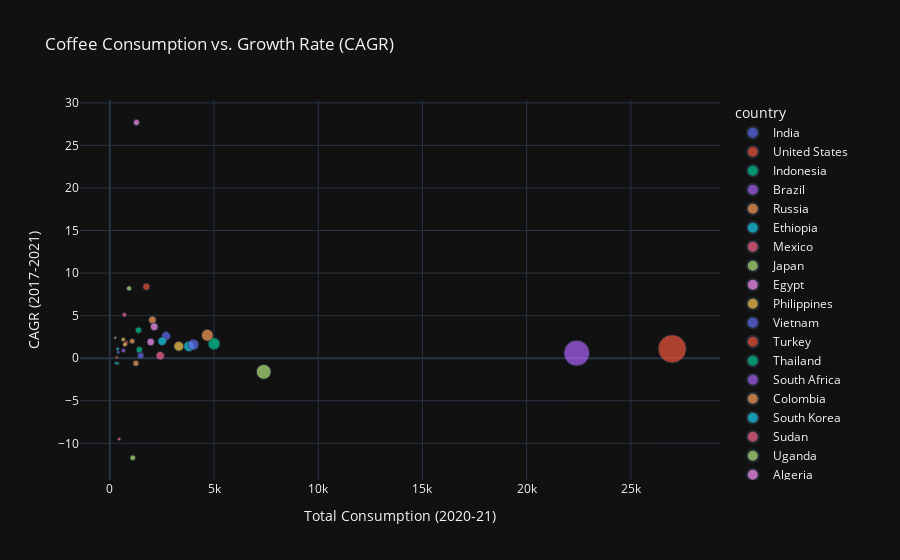

Write notebook code for a chart like this one.
### Code cell
import plotly.express as px

# Scatter plot for CAGR vs. total consumption
fig = px.scatter(
    coffee_data,
    x='coffeeConsumptionByCountry_totCons_202021',
    y='coffeeConsumption_CAGR201718202021',
    color='country',
    size='coffeeConsumptionByCountry_totCons_202021',
    hover_name='country',
    title='Coffee Consumption vs. Growth Rate (CAGR)',
    labels={'coffeeConsumptionByCountry_totCons_202021': 'Total Consumption (2020-21)', 'coffeeConsumption_CAGR201718202021': 'CAGR (2017-2021)'},
    template='plotly_dark'
)
fig.show()

### Figure 1 — Plotly figure (JSON) as saved in the notebook; plotly's stock layout.template omitted (floating-point values rounded to 4 significant figures)
{"data": [{"hovertemplate": "<b>%{hovertext}</b><br><br>country=India<br>Total Consumption (2020-21)=%{marker.size}<br>CAGR (2017-2021)=%{y}<extra></extra>", "hovertext": ["India"], "legendgroup": "India", "marker": {"color": "#636efa", "size": [1485], "sizemode": "area", "sizeref": 67.45, "symbol": "circle"}, "mode": "markers", "name": "India", "orientation": "v", "showlegend": true, "type": "scatter", "x": [1485], "xaxis": "x", "y": [0.3], "yaxis": "y"}, {"hovertemplate": "<b>%{hovertext}</b><br><br>country=United States<br>Total Consumption (2020-21)=%{marker.size}<br>CAGR (2017-2021)=%{y}<extra></extra>", "hovertext": ["United States"], "legendgroup": "United States", "marker": {"color": "#EF553B", "size": [26982], "sizemode": "area", "sizeref": 67.45, "symbol": "circle"}, "mode": "markers", "name": "United States", "orientation": "v", "showlegend": true, "type": "scatter", "x": [26982], "xaxis": "x", "y": [1.1], "yaxis": "y"}, {"hovertemplate": "<b>%{hovertext}</b><br><br>country=Indonesia<br>Total Consumption (2020-21)=%{marker.size}<br>CAGR (2017-2021)=%{y}<extra></extra>", "hovertext": ["Indonesia"], "legendgroup": "Indonesia", "marker": {"color": "#00cc96", "size": [5000], "sizemode": "area", "sizeref": 67.45, "symbol": "circle"}, "mode": "markers", "name": "Indonesia", "orientation": "v", "showlegend": true, "type": "scatter", "x": [5000], "xaxis": "x", "y": [1.7], "yaxis": "y"}, {"hovertemplate": "<b>%{hovertext}</b><br><br>country=Brazil<br>Total Consumption (2020-21)=%{marker.size}<br>CAGR (2017-2021)=%{y}<extra></extra>", "hovertext": ["Brazil"], "legendgroup": "Brazil", "marker": {"color": "#ab63fa", "size": [22400], "sizemode": "area", "sizeref": 67.45, "symbol": "circle"}, "mode": "markers", "name": "Brazil", "orientation": "v", "showlegend": true, "type": "scatter", "x": [22400], "xaxis": "x", "y": [0.6], "yaxis": "y"}, {"hovertemplate": "<b>%{hovertext}</b><br><br>country=Russia<br>Total Consumption (2020-21)=%{marker.size}<br>CAGR (2017-2021)=%{y}<extra></extra>", "hovertext": ["Russia"], "legendgroup": "Russia", "marker": {"color": "#FFA15A", "size": [4681], "sizemode": "area", "sizeref": 67.45, "symbol": "circle"}, "mode": "markers", "name": "Russia", "orientation": "v", "showlegend": true, "type": "scatter", "x": [4681], "xaxis": "x", "y": [2.7], "yaxis": "y"}, {"hovertemplate": "<b>%{hovertext}</b><br><br>country=Ethiopia<br>Total Consumption (2020-21)=%{marker.size}<br>CAGR (2017-2021)=%{y}<extra></extra>", "hovertext": ["Ethiopia"], "legendgroup": "Ethiopia", "marker": {"color": "#19d3f3", "size": [3798], "sizemode": "area", "sizeref": 67.45, "symbol": "circle"}, "mode": "markers", "name": "Ethiopia", "orientation": "v", "showlegend": true, "type": "scatter", "x": [3798], "xaxis": "x", "y": [1.4], "yaxis": "y"}, {"hovertemplate": "<b>%{hovertext}</b><br><br>country=Mexico<br>Total Consumption (2020-21)=%{marker.size}<br>CAGR (2017-2021)=%{y}<extra></extra>", "hovertext": ["Mexico"], "legendgroup": "Mexico", "marker": {"color": "#FF6692", "size": [2420], "sizemode": "area", "sizeref": 67.45, "symbol": "circle"}, "mode": "markers", "name": "Mexico", "orientation": "v", "showlegend": true, "type": "scatter", "x": [2420], "xaxis": "x", "y": [0.3], "yaxis": "y"}, {"hovertemplate": "<b>%{hovertext}</b><br><br>country=Japan<br>Total Consumption (2020-21)=%{marker.size}<br>CAGR (2017-2021)=%{y}<extra></extra>", "hovertext": ["Japan"], "legendgroup": "Japan", "marker": {"color": "#B6E880", "size": [7386], "sizemode": "area", "sizeref": 67.45, "symbol": "circle"}, "mode": "markers", "name": "Japan", "orientation": "v", "showlegend": true, "type": "scatter", "x": [7386], "xaxis": "x", "y": [-1.6], "yaxis": "y"}, {"hovertemplate": "<b>%{hovertext}</b><br><br>country=Egypt<br>Total Consumption (2020-21)=%{marker.size}<br>CAGR (2017-2021)=%{y}<extra></extra>", "hovertext": ["Egypt"], "legendgroup": "Egypt", "marker": {"color": "#FF97FF", "size": [1279], "sizemode": "area", "sizeref": 67.45, "symbol": "circle"}, "mode": "markers", "name": "Egypt", "orientation": "v", "showlegend": true, "type": "scatter", "x": [1279], "xaxis": "x", "y": [27.7], "yaxis": "y"}, {"hovertemplate": "<b>%{hovertext}</b><br><br>country=Philippines<br>Total Consumption (2020-21)=%{marker.size}<br>CAGR (2017-2021)=%{y}<extra></extra>", "hovertext": ["Philippines"], "legendgroup": "Philippines", "marker": {"color": "#FECB52", "size": [3312], "sizemode": "area", "sizeref": 67.45, "symbol": "circle"}, "mode": "markers", "name": "Philippines", "orientation": "v", "showlegend": true, "type": "scatter", "x": [3312], "xaxis": "x", "y": [1.4], "yaxis": "y"}, {"hovertemplate": "<b>%{hovertext}</b><br><br>country=Vietnam<br>Total Consumption (2020-21)=%{marker.size}<br>CAGR (2017-2021)=%{y}<extra></extra>", "hovertext": ["Vietnam"], "legendgroup": "Vietnam", "marker": {"color": "#636efa", "size": [2700], "sizemode": "area", "sizeref": 67.45, "symbol": "circle"}, "mode": "markers", "name": "Vietnam", "orientation": "v", "showlegend": true, "type": "scatter", "x": [2700], "xaxis": "x", "y": [2.6], "yaxis": "y"}, {"hovertemplate": "<b>%{hovertext}</b><br><br>country=Turkey<br>Total Consumption (2020-21)=%{marker.size}<br>CAGR (2017-2021)=%{y}<extra></extra>", "hovertext": ["Turkey"], "legendgroup": "Turkey", "marker": {"color": "#EF553B", "size": [1754], "sizemode": "area", "sizeref": 67.45, "symbol": "circle"}, "mode": "markers", "name": "Turkey", "orientation": "v", "showlegend": true, "type": "scatter", "x": [1754], "xaxis": "x", "y": [8.4], "yaxis": "y"}, {"hovertemplate": "<b>%{hovertext}</b><br><br>country=Thailand<br>Total Consumption (2020-21)=%{marker.size}<br>CAGR (2017-2021)=%{y}<extra></extra>", "hovertext": ["Thailand"], "legendgroup": "Thailand", "marker": {"color": "#00cc96", "size": [1415], "sizemode": "area", "sizeref": 67.45, "symbol": "circle"}, "mode": "markers", "name": "Thailand", "orientation": "v", "showlegend": true, "type": "scatter", "x": [1415], "xaxis": "x", "y": [1], "yaxis": "y"}, {"hovertemplate": "<b>%{hovertext}</b><br><br>country=South Africa<br>Total Consumption (2020-21)=%{marker.size}<br>CAGR (2017-2021)=%{y}<extra></extra>", "hovertext": ["South Africa"], "legendgroup": "South Africa", "marker": {"color": "#ab63fa", "size": [655], "sizemode": "area", "sizeref": 67.45, "symbol": "circle"}, "mode": "markers", "name": "South Africa", "orientation": "v", "showlegend": true, "type": "scatter", "x": [655], "xaxis": "x", "y": [0.9], "yaxis": "y"}, {"hovertemplate": "<b>%{hovertext}</b><br><br>country=Colombia<br>Total Consumption (2020-21)=%{marker.size}<br>CAGR (2017-2021)=%{y}<extra></extra>", "hovertext": ["Colombia"], "legendgroup": "Colombia", "marker": {"color": "#FFA15A", "size": [2045], "sizemode": "area", "sizeref": 67.45, "symbol": "circle"}, "mode": "markers", "name": "Colombia", "orientation": "v", "showlegend": true, "type": "scatter", "x": [2045], "xaxis": "x", "y": [4.5], "yaxis": "y"}, {"hovertemplate": "<b>%{hovertext}</b><br><br>country=South Korea<br>Total Consumption (2020-21)=%{marker.size}<br>CAGR (2017-2021)=%{y}<extra></extra>", "hovertext": ["South Korea"], "legendgroup": "South Korea", "marker": {"color": "#19d3f3", "size": [2513], "sizemode": "area", "sizeref": 67.45, "symbol": "circle"}, "mode": "markers", "name": "South Korea", "orientation": "v", "showlegend": true, "type": "scatter", "x": [2513], "xaxis": "x", "y": [2], "yaxis": "y"}, {"hovertemplate": "<b>%{hovertext}</b><br><br>country=Sudan<br>Total Consumption (2020-21)=%{marker.size}<br>CAGR (2017-2021)=%{y}<extra></extra>", "hovertext": ["Sudan"], "legendgroup": "Sudan", "marker": {"color": "#FF6692", "size": [702], "sizemode": "area", "sizeref": 67.45, "symbol": "circle"}, "mode": "markers", "name": "Sudan", "orientation": "v", "showlegend": true, "type": "scatter", "x": [702], "xaxis": "x", "y": [5.1], "yaxis": "y"}, {"hovertemplate": "<b>%{hovertext}</b><br><br>country=Uganda<br>Total Consumption (2020-21)=%{marker.size}<br>CAGR (2017-2021)=%{y}<extra></extra>", "hovertext": ["Uganda"], "legendgroup": "Uganda", "marker": {"color": "#B6E880", "size": [263], "sizemode": "area", "sizeref": 67.45, "symbol": "circle"}, "mode": "markers", "name": "Uganda", "orientation": "v", "showlegend": true, "type": "scatter", "x": [263], "xaxis": "x", "y": [2.4], "yaxis": "y"}, {"hovertemplate": "<b>%{hovertext}</b><br><br>country=Algeria<br>Total Consumption (2020-21)=%{marker.size}<br>CAGR (2017-2021)=%{y}<extra></extra>", "hovertext": ["Algeria"], "legendgroup": "Algeria", "marker": {"color": "#FF97FF", "size": [2131], "sizemode": "area", "sizeref": 67.45, "symbol": "circle"}, "mode": "markers", "name": "Algeria", "orientation": "v", "showlegend": true, "type": "scatter", "x": [2131], "xaxis": "x", "y": [3.7], "yaxis": "y"}, {"hovertemplate": "<b>%{hovertext}</b><br><br>country=Argentina<br>Total Consumption (2020-21)=%{marker.size}<br>CAGR (2017-2021)=%{y}<extra></extra>", "hovertext": ["Argentina"], "legendgroup": "Argentina", "marker": {"color": "#FECB52", "size": [644], "sizemode": "area", "sizeref": 67.45, "symbol": "circle"}, "mode": "markers", "name": "Argentina", "orientation": "v", "showlegend": true, "type": "scatter", "x": [644], "xaxis": "x", "y": [2.2], "yaxis": "y"}, {"hovertemplate": "<b>%{hovertext}</b><br><br>country=Canada<br>Total Consumption (2020-21)=%{marker.size}<br>CAGR (2017-2021)=%{y}<extra></extra>", "hovertext": ["Canada"], "legendgroup": "Canada", "marker": {"color": "#636efa", "size": [4011], "sizemode": "area", "sizeref": 67.45, "symbol": "circle"}, "mode": "markers", "name": "Canada", "orientation": "v", "showlegend": true, "type": "scatter", "x": [4011], "xaxis": "x", "y": [1.6], "yaxis": "y"}, {"hovertemplate": "<b>%{hovertext}</b><br><br>country=Morocco<br>Total Consumption (2020-21)=%{marker.size}<br>CAGR (2017-2021)=%{y}<extra></extra>", "hovertext": ["Morocco"], "legendgroup": "Morocco", "marker": {"color": "#EF553B", "size": [780], "sizemode": "area", "sizeref": 67.45, "symbol": "circle"}, "mode": "markers", "name": "Morocco", "orientation": "v", "showlegend": true, "type": "scatter", "x": [780], "xaxis": "x", "y": [1.8], "yaxis": "y"}, {"hovertemplate": "<b>%{hovertext}</b><br><br>country=Ukraine<br>Total Consumption (2020-21)=%{marker.size}<br>CAGR (2017-2021)=%{y}<extra></extra>", "hovertext": ["Ukraine"], "legendgroup": "Ukraine", "marker": {"color": "#00cc96", "size": [1379], "sizemode": "area", "sizeref": 67.45, "symbol": "circle"}, "mode": "markers", "name": "Ukraine", "orientation": "v", "showlegend": true, "type": "scatter", "x": [1379], "xaxis": "x", "y": [3.3], "yaxis": "y"}, {"hovertemplate": "<b>%{hovertext}</b><br><br>country=Peru<br>Total Consumption (2020-21)=%{marker.size}<br>CAGR (2017-2021)=%{y}<extra></extra>", "hovertext": ["Peru"], "legendgroup": "Peru", "marker": {"color": "#ab63fa", "size": [250], "sizemode": "area", "sizeref": 67.45, "symbol": "circle"}, "mode": "markers", "name": "Peru", "orientation": "v", "showlegend": true, "type": "scatter", "x": [250], "xaxis": "x", "y": [null], "yaxis": "y"}, {"hovertemplate": "<b>%{hovertext}</b><br><br>country=Saudi Arabia<br>Total Consumption (2020-21)=%{marker.size}<br>CAGR (2017-2021)=%{y}<extra></extra>", "hovertext": ["Saudi Arabia"], "legendgroup": "Saudi Arabia", "marker": {"color": "#FFA15A", "size": [1253], "sizemode": "area", "sizeref": 67.45, "symbol": "circle"}, "mode": "markers", "name": "Saudi Arabia", "orientation": "v", "showlegend": true, "type": "scatter", "x": [1253], "xaxis": "x", "y": [-0.6], "yaxis": "y"}, {"hovertemplate": "<b>%{hovertext}</b><br><br>country=Madagascar<br>Total Consumption (2020-21)=%{marker.size}<br>CAGR (2017-2021)=%{y}<extra></extra>", "hovertext": ["Madagascar"], "legendgroup": "Madagascar", "marker": {"color": "#19d3f3", "size": [377], "sizemode": "area", "sizeref": 67.45, "symbol": "circle"}, "mode": "markers", "name": "Madagascar", "orientation": "v", "showlegend": true, "type": "scatter", "x": [377], "xaxis": "x", "y": [1.1], "yaxis": "y"}, {"hovertemplate": "<b>%{hovertext}</b><br><br>country=Ivory Coast<br>Total Consumption (2020-21)=%{marker.size}<br>CAGR (2017-2021)=%{y}<extra></extra>", "hovertext": ["Ivory Coast"], "legendgroup": "Ivory Coast", "marker": {"color": "#FF6692", "size": [317], "sizemode": "area", "sizeref": 67.45, "symbol": "circle"}, "mode": "markers", "name": "Ivory Coast", "orientation": "v", "showlegend": true, "type": "scatter", "x": [317], "xaxis": "x", "y": [null], "yaxis": "y"}, {"hovertemplate": "<b>%{hovertext}</b><br><br>country=Venezuela<br>Total Consumption (2020-21)=%{marker.size}<br>CAGR (2017-2021)=%{y}<extra></extra>", "hovertext": ["Venezuela"], "legendgroup": "Venezuela", "marker": {"color": "#B6E880", "size": [1100], "sizemode": "area", "sizeref": 67.45, "symbol": "circle"}, "mode": "markers", "name": "Venezuela", "orientation": "v", "showlegend": true, "type": "scatter", "x": [1100], "xaxis": "x", "y": [-11.7], "yaxis": "y"}, {"hovertemplate": "<b>%{hovertext}</b><br><br>country=Australia<br>Total Consumption (2020-21)=%{marker.size}<br>CAGR (2017-2021)=%{y}<extra></extra>", "hovertext": ["Australia"], "legendgroup": "Australia", "marker": {"color": "#FF97FF", "size": [1962], "sizemode": "area", "sizeref": 67.45, "symbol": "circle"}, "mode": "markers", "name": "Australia", "orientation": "v", "showlegend": true, "type": "scatter", "x": [1962], "xaxis": "x", "y": [1.9], "yaxis": "y"}, {"hovertemplate": "<b>%{hovertext}</b><br><br>country=Taiwan<br>Total Consumption (2020-21)=%{marker.size}<br>CAGR (2017-2021)=%{y}<extra></extra>", "hovertext": ["Taiwan"], "legendgroup": "Taiwan", "marker": {"color": "#FECB52", "size": [725], "sizemode": "area", "sizeref": 67.45, "symbol": "circle"}, "mode": "markers", "name": "Taiwan", "orientation": "v", "showlegend": true, "type": "scatter", "x": [725], "xaxis": "x", "y": [1.6], "yaxis": "y"}, {"hovertemplate": "<b>%{hovertext}</b><br><br>country=Guatemala<br>Total Consumption (2020-21)=%{marker.size}<br>CAGR (2017-2021)=%{y}<extra></extra>", "hovertext": ["Guatemala"], "legendgroup": "Guatemala", "marker": {"color": "#636efa", "size": [403], "sizemode": "area", "sizeref": 67.45, "symbol": "circle"}, "mode": "markers", "name": "Guatemala", "orientation": "v", "showlegend": true, "type": "scatter", "x": [403], "xaxis": "x", "y": [0.7], "yaxis": "y"}, {"hovertemplate": "<b>%{hovertext}</b><br><br>country=Haiti<br>Total Consumption (2020-21)=%{marker.size}<br>CAGR (2017-2021)=%{y}<extra></extra>", "hovertext": ["Haiti"], "legendgroup": "Haiti", "marker": {"color": "#EF553B", "size": [341], "sizemode": "area", "sizeref": 67.45, "symbol": "circle"}, "mode": "markers", "name": "Haiti", "orientation": "v", "showlegend": true, "type": "scatter", "x": [341], "xaxis": "x", "y": [0.1], "yaxis": "y"}, {"hovertemplate": "<b>%{hovertext}</b><br><br>country=Dominican Republic<br>Total Consumption (2020-21)=%{marker.size}<br>CAGR (2017-2021)=%{y}<extra></extra>", "hovertext": ["Dominican Republic"], "legendgroup": "Dominican Republic", "marker": {"color": "#00cc96", "size": [383], "sizemode": "area", "sizeref": 67.45, "symbol": "circle"}, "mode": "markers", "name": "Dominican Republic", "orientation": "v", "showlegend": true, "type": "scatter", "x": [383], "xaxis": "x", "y": [-0.6], "yaxis": "y"}, {"hovertemplate": "<b>%{hovertext}</b><br><br>country=Honduras<br>Total Consumption (2020-21)=%{marker.size}<br>CAGR (2017-2021)=%{y}<extra></extra>", "hovertext": ["Honduras"], "legendgroup": "Honduras", "marker": {"color": "#ab63fa", "size": [375], "sizemode": "area", "sizeref": 67.45, "symbol": "circle"}, "mode": "markers", "name": "Honduras", "orientation": "v", "showlegend": true, "type": "scatter", "x": [375], "xaxis": "x", "y": [null], "yaxis": "y"}, {"hovertemplate": "<b>%{hovertext}</b><br><br>country=Switzerland<br>Total Consumption (2020-21)=%{marker.size}<br>CAGR (2017-2021)=%{y}<extra></extra>", "hovertext": ["Switzerland"], "legendgroup": "Switzerland", "marker": {"color": "#FFA15A", "size": [1074], "sizemode": "area", "sizeref": 67.45, "symbol": "circle"}, "mode": "markers", "name": "Switzerland", "orientation": "v", "showlegend": true, "type": "scatter", "x": [1074], "xaxis": "x", "y": [2], "yaxis": "y"}, {"hovertemplate": "<b>%{hovertext}</b><br><br>country=El Salvador<br>Total Consumption (2020-21)=%{marker.size}<br>CAGR (2017-2021)=%{y}<extra></extra>", "hovertext": ["El Salvador"], "legendgroup": "El Salvador", "marker": {"color": "#19d3f3", "size": [295], "sizemode": "area", "sizeref": 67.45, "symbol": "circle"}, "mode": "markers", "name": "El Salvador", "orientation": "v", "showlegend": true, "type": "scatter", "x": [295], "xaxis": "x", "y": [-0.6], "yaxis": "y"}, {"hovertemplate": "<b>%{hovertext}</b><br><br>country=Lebanon<br>Total Consumption (2020-21)=%{marker.size}<br>CAGR (2017-2021)=%{y}<extra></extra>", "hovertext": ["Lebanon"], "legendgroup": "Lebanon", "marker": {"color": "#FF6692", "size": [452], "sizemode": "area", "sizeref": 67.45, "symbol": "circle"}, "mode": "markers", "name": "Lebanon", "orientation": "v", "showlegend": true, "type": "scatter", "x": [452], "xaxis": "x", "y": [-9.5], "yaxis": "y"}, {"hovertemplate": "<b>%{hovertext}</b><br><br>country=Norway<br>Total Consumption (2020-21)=%{marker.size}<br>CAGR (2017-2021)=%{y}<extra></extra>", "hovertext": ["Norway"], "legendgroup": "Norway", "marker": {"color": "#B6E880", "size": [924], "sizemode": "area", "sizeref": 67.45, "symbol": "circle"}, "mode": "markers", "name": "Norway", "orientation": "v", "showlegend": true, "type": "scatter", "x": [924], "xaxis": "x", "y": [8.2], "yaxis": "y"}, {"hovertemplate": "<b>%{hovertext}</b><br><br>country=Costa Rica<br>Total Consumption (2020-21)=%{marker.size}<br>CAGR (2017-2021)=%{y}<extra></extra>", "hovertext": ["Costa Rica"], "legendgroup": "Costa Rica", "marker": {"color": "#FF97FF", "size": [353], "sizemode": "area", "sizeref": 67.45, "symbol": "circle"}, "mode": "markers", "name": "Costa Rica", "orientation": "v", "showlegend": true, "type": "scatter", "x": [353], "xaxis": "x", "y": [null], "yaxis": "y"}], "layout": {"legend": {"itemsizing": "constant", "title": {"text": "country"}, "tracegroupgap": 0}, "title": {"text": "Coffee Consumption vs. Growth Rate (CAGR)"}, "xaxis": {"anchor": "y", "domain": [0, 1], "title": {"text": "Total Consumption (2020-21)"}}, "yaxis": {"anchor": "x", "domain": [0, 1], "title": {"text": "CAGR (2017-2021)"}}}}
